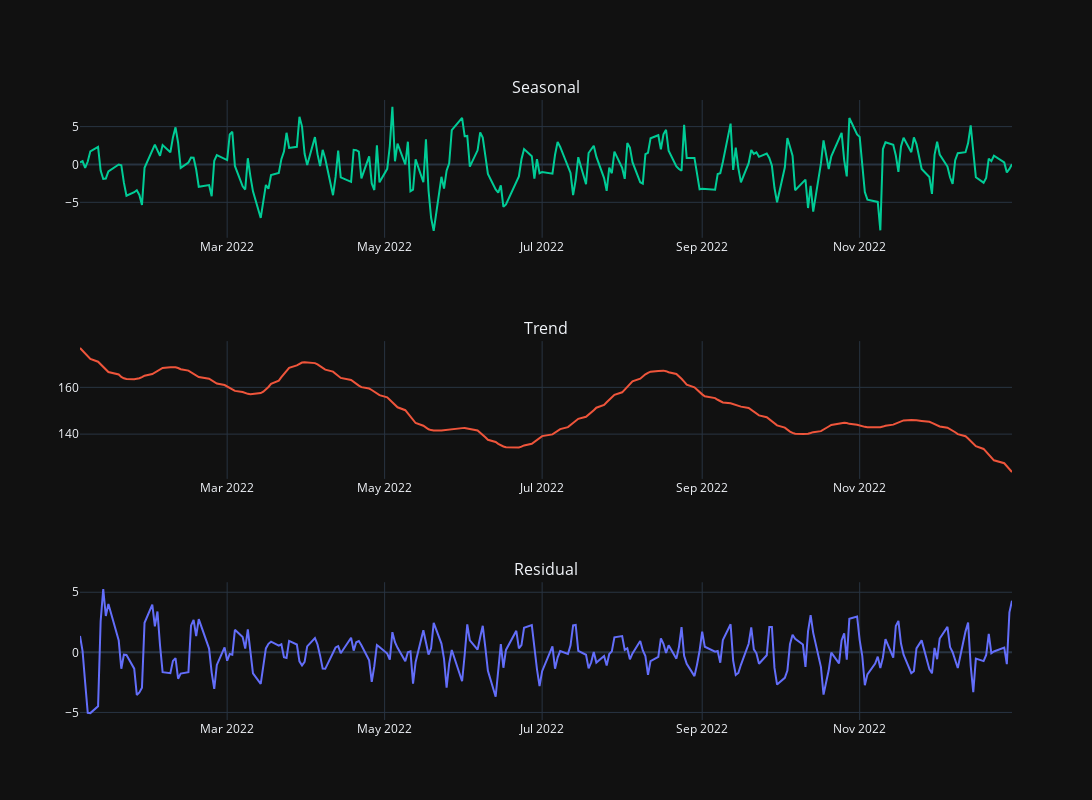

Notebook code cell kept with this figure:
### Markdown cell above
**LOESS Method**
================

**What is LOESS?**
----------------

LOESS (Locally Estimated Scatterplot Smoothing) is a statistical method for smoothing a scatterplot by fitting a non-parametric regression curve to the data. It is a popular method for visualizing and analyzing the relationship between two variables.

**How does LOESS work?**
----------------------

LOESS works by fitting a weighted least squares regression line to the data in a local neighborhood around each point. The weights are determined by a kernel function, which assigns more weight to points that are closer to the point of interest. The size of the neighborhood is controlled by a smoothing parameter, which determines the amount of smoothing applied to the data.

**Advantages of LOESS**
----------------------

* **Flexibility**: LOESS can handle non-linear relationships between variables.
* **Robustness**: LOESS is robust to outliers and non-normal data.
* **Interpretability**: LOESS provides a clear visual representation of the relationship between variables.

**Disadvantages of LOESS**
-----------------------

* **Computational intensity**: LOESS can be computationally intensive for large datasets.
* **Choice of smoothing parameter**: The choice of smoothing parameter can affect the results.

**Common Applications of LOESS**
------------------------------

* **Data visualization**: LOESS is often used to visualize the relationship between two variables.
* **Time series analysis**: LOESS can be used to smooth time series data.
* **Regression analysis**: LOESS can be used as a non-parametric alternative to traditional regression methods.

### Code cell
# Example code
from statsmodels.tsa.seasonal import STL

# Example usage:
stl = STL(stock_data['Close'], period=12)
result = stl.fit()
seasonal = result.seasonal
trend = result.trend
observed = result.observed
residual = result.resid

import matplotlib.pyplot as plt
import matplotlib.dates as mdates
from matplotlib.ticker import MultipleLocator

plt.style.use('dark_background')

# Create figure with wider aspect ratio
fig, ax = plt.subplots(figsize=(30, 8))  # Wider than before (30 width)

# Plot the data
ax.plot(stock_data.index, observed, 
        label='AAPL Stock Price', 
        color='#1f77b4', 
        linewidth=2)

# Configure x-axis to show all months
ax.xaxis.set_major_locator(mdates.MonthLocator())  # Major ticks every month
ax.xaxis.set_major_formatter(mdates.DateFormatter('%b %Y'))  # Format as "Jan 2023"

# Add minor ticks for finer grid
ax.xaxis.set_minor_locator(mdates.WeekdayLocator(byweekday=mdates.MO))  # Minor ticks weekly

# Customize grid
ax.grid(which='major', linestyle='-', linewidth=0.5, alpha=0.5)
ax.grid(which='minor', linestyle=':', linewidth=0.3, alpha=0.3)

# Style enhancements
ax.set_title('AAPL Stock Price Trend (Monthly View)', 
            fontsize=18, pad=20, color='white')
ax.set_xlabel('Date', fontsize=14, labelpad=10, color='lightgray')
ax.set_ylabel('Price (USD)', fontsize=14, labelpad=10, color='lightgray')

# Rotate x-axis labels for readability
plt.xticks(rotation=45, ha='right')  # 45 degree rotation with right alignment

# Legend with dark theme matching
legend = ax.legend(facecolor='#2a2a2a', edgecolor='none', 
                  fontsize=12, framealpha=0.8)
plt.setp(legend.get_texts(), color='white')

# Adjust layout to prevent label cutoff
plt.tight_layout()
plt.show()

# Plot decomposition components
fig = make_subplots(rows=3, cols=1, subplot_titles=("Seasonal", "Trend", "Residual"))
fig.add_trace(go.Scatter(x=stock_data.index, y=seasonal, mode='lines', name='Seasonal'), row=3, col=1)
fig.add_trace(go.Scatter(x=stock_data.index, y=trend, mode='lines', name='Trend'), row=2, col=1)
#fig.add_trace(go.Scatter(x=stock_data.index, y=observed, mode='lines', name='Actual Data'), row=1, col=1)
fig.add_trace(go.Scatter(x=stock_data.index, y=residual, mode='lines', name='Residual'), row=1, col=1)
fig.update_layout(template="plotly_dark", showlegend=False, height=800, width=1600 )
fig.show()

### Figure 1 — Plotly figure (JSON) as saved in the notebook; plotly's stock layout.template omitted (floating-point values rounded to 4 significant figures; data arrays with more than 128 entries replaced by an {"elided": "..."} marker saying what was removed)
{"data": [{"mode": "lines", "name": "Seasonal", "type": "scatter", "x": {"elided": "251 str values"}, "xaxis": "x3", "y": {"elided": "251 float values"}, "yaxis": "y3"}, {"mode": "lines", "name": "Trend", "type": "scatter", "x": {"elided": "251 str values"}, "xaxis": "x2", "y": {"elided": "251 float values"}, "yaxis": "y2"}, {"mode": "lines", "name": "Residual", "type": "scatter", "x": {"elided": "251 str values"}, "xaxis": "x", "y": {"elided": "251 float values"}, "yaxis": "y"}], "layout": {"annotations": [{"font": {"size": 16}, "showarrow": false, "text": "Seasonal", "x": 0.5, "xanchor": "center", "xref": "paper", "y": 1, "yanchor": "bottom", "yref": "paper"}, {"font": {"size": 16}, "showarrow": false, "text": "Trend", "x": 0.5, "xanchor": "center", "xref": "paper", "y": 0.6111, "yanchor": "bottom", "yref": "paper"}, {"font": {"size": 16}, "showarrow": false, "text": "Residual", "x": 0.5, "xanchor": "center", "xref": "paper", "y": 0.2222, "yanchor": "bottom", "yref": "paper"}], "height": 800, "showlegend": false, "width": 1600, "xaxis": {"anchor": "y", "domain": [0, 1]}, "xaxis2": {"anchor": "y2", "domain": [0, 1]}, "xaxis3": {"anchor": "y3", "domain": [0, 1]}, "yaxis": {"anchor": "x", "domain": [0.7778, 1]}, "yaxis2": {"anchor": "x2", "domain": [0.3889, 0.6111]}, "yaxis3": {"anchor": "x3", "domain": [0, 0.2222]}}}
